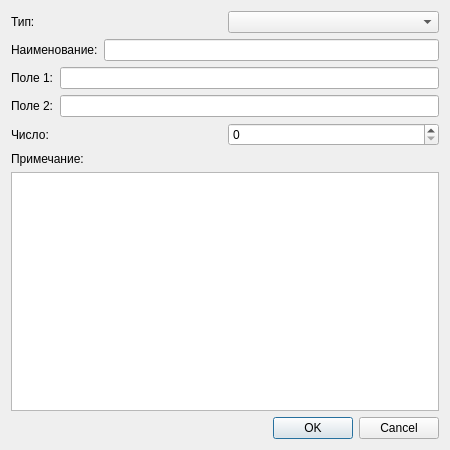
<?xml version="1.0" encoding="UTF-8"?>
<ui version="4.0">
 <class>EditDialog</class>
 <widget class="QDialog" name="EditDialog">
  <property name="geometry">
   <rect>
    <x>0</x>
    <y>0</y>
    <width>450</width>
    <height>450</height>
   </rect>
  </property>
  <property name="windowTitle">
   <string>Редактирование</string>
  </property>

  <layout class="QVBoxLayout" name="mainLayout">

   <!-- Тип -->
   <item>
    <layout class="QHBoxLayout" name="layoutType">
     <item>
      <widget class="QLabel" name="labelType">
       <property name="text">
        <string>Тип:</string>
       </property>
      </widget>
     </item>
     <item>
      <widget class="QComboBox" name="comboType"/>
     </item>
    </layout>
   </item>

   <!-- Наименование -->
   <item>
    <layout class="QHBoxLayout" name="layoutName">
     <item>
      <widget class="QLabel" name="labelName">
       <property name="text">
        <string>Наименование:</string>
       </property>
      </widget>
     </item>
     <item>
      <widget class="QLineEdit" name="lineName"/>
     </item>
    </layout>
   </item>

   <!-- Поле 1 -->
   <item>
    <layout class="QHBoxLayout" name="layoutField1">
     <item>
      <widget class="QLabel" name="labelField1">
       <property name="text">
        <string>Поле 1:</string>
       </property>
      </widget>
     </item>
     <item>
      <widget class="QLineEdit" name="lineField1"/>
     </item>
    </layout>
   </item>

   <!-- Поле 2 -->
   <item>
    <layout class="QHBoxLayout" name="layoutField2">
     <item>
      <widget class="QLabel" name="labelField2">
       <property name="text">
        <string>Поле 2:</string>
       </property>
      </widget>
     </item>
     <item>
      <widget class="QLineEdit" name="lineField2"/>
     </item>
    </layout>
   </item>

   <!-- Числовое поле -->
   <item>
    <layout class="QHBoxLayout" name="layoutNumber">
     <item>
      <widget class="QLabel" name="labelNumber">
       <property name="text">
        <string>Число:</string>
       </property>
      </widget>
     </item>
     <item>
      <widget class="QSpinBox" name="spinNumber">
       <property name="maximum">
        <number>999999</number>
       </property>
      </widget>
     </item>
    </layout>
   </item>

   <!-- Примечание -->
   <item>
    <layout class="QVBoxLayout" name="layoutNotes">
     <item>
      <widget class="QLabel" name="labelNotes">
       <property name="text">
        <string>Примечание:</string>
       </property>
      </widget>
     </item>
     <item>
      <widget class="QPlainTextEdit" name="textNotes"/>
     </item>
    </layout>
   </item>

   <!-- Кнопки -->
   <item>
    <widget class="QDialogButtonBox" name="buttonBox">
     <property name="standardButtons">
      <set>QDialogButtonBox::Ok|QDialogButtonBox::Cancel</set>
     </property>
    </widget>
   </item>

  </layout>
 </widget>
 <resources/>
 <connections/>
</ui>
